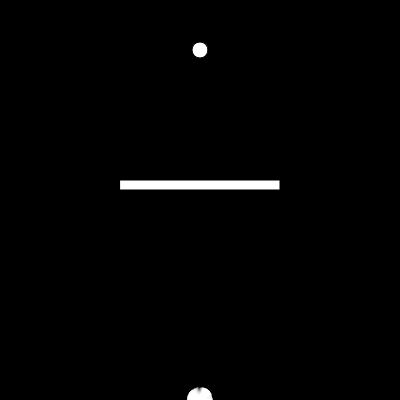
Frame 1 (no input)
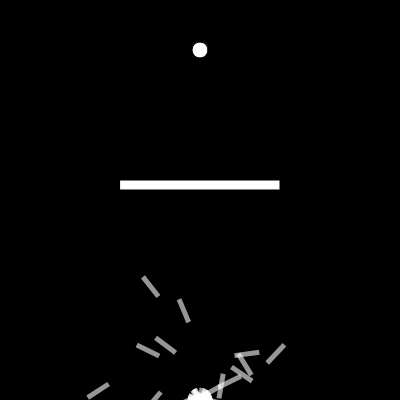
Frame 60 (no input)
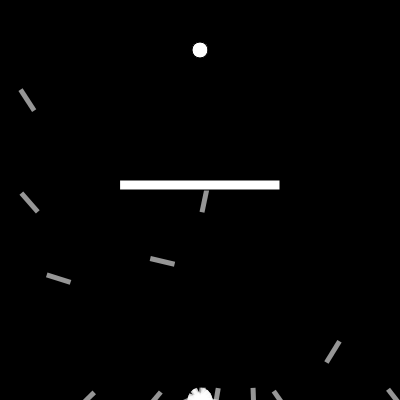
Frame 120 (the mouse pressed at the canvas centre since frame 60)

The p5.js sketch that drew these frames (run headless with seeded random() and noise() and a simulated clock; from frame 60 on, the mouse is pressed at the canvas centre):

// p5.js sketch
// ── sketch.js
// globals
var population;
var target;
var count = 0;

// constant
const SCREEN_SIZE = 400;
const lifespan = 500;  // Rocket life span 500 frames
const maxForce = 0.3;

// barrier dimensions
const barrierDimension = {
  rx: 120,
  ry: 180,
  rw: 160,
  rh: 10
}

// Setup
function setup() {
  createCanvas(SCREEN_SIZE, SCREEN_SIZE);
  population = new Population();
  target = createVector(width/2, 50);
  
}
// Draw
function draw(){
  background(0);
  population.run();
  count++;
  if(count == lifespan){
    population.evaluate();
    population.selection();
    count = 0;
  }
  
  fill(255);
  rect(barrierDimension.rx, barrierDimension.ry, barrierDimension.rw, barrierDimension.rh);
  ellipse(target.x, target.y, 16, 16)
}

// Action
// ── dna.js
function DNA(genes){
  // create dna if genes recieved
  // else create random dna
  if(genes){
    this.genes = genes;
  } else {
    this.genes = [];
    for(let i = 0; i < lifespan; i++){
      this.genes[i] = p5.Vector.random2D();
      this.genes[i].setMag(maxForce);
    }
  }
  
  // crossover with another
  this.crossover = (partner) => {
    let newgenes = [];
    // pick random midpoint
    let mid = floor(random(this.genes.length));
    // if i > mid point take it from current parent genes
    // else take it from the partner genes
    for(let i = 0; i < this.genes.length; i++){
      if(i > mid){
        newgenes[i] = this.genes[i];
      } else {
        newgenes[i] = partner.genes[i];
      }
    }
    return new DNA(newgenes);
  }
  
  // add mutation
  this.mutation = () => {
    for(let i = 0; i < this.genes.length; i++){
      if(random(1) < 0.01){
        this.genes[i] = p5.Vector.random2D();
        this.genes[i].setMag(maxForce);
      }
    }
  }
}
// ── population.js
function Population(){
  this.rockets = []; // rockets arr
  this.popSize = 35; // amount of rockets
  this.matingPool = []; // parent rocket partners
  
  for(let i = 0; i < this.popSize; i++){
    this.rockets[i] = new Rocket();
  }
  
  this.evaluate = () => {
    let maxFit = 0;
    // calc fitness
    for(let i = 0; i < this.popSize; i++){
      this.rockets[i].calcFitness();
      // set maxFit to greater max
      if(this.rockets[i].fitness > maxFit){
        maxFit = this.rockets[i].fitness;
      }
    }
    // normalize
    for(let i = 0; i < this.popSize; i++){
      this.rockets[i].fitness /= maxFit;
    }
    
    this.matingPool = []; // reset mating pool
    // scale fitness
    // add to the mating pool
    for(let i = 0; i < this.popSize; i++){
      let n = this.rockets[i].fitness * 100;
      for(let j = 0; j < n; j++){
        this.matingPool.push(this.rockets[i]);
      }
    }
  }
  
  // select genes
  this.selection = () => {
    let newRockets = [];
    for(let i = 0; i < this.rockets.length; i++){
      // pick random parents
      let parentA = random(this.matingPool).dna;
      let parentB = random(this.matingPool).dna;
      // create child 
      let child = parentA.crossover(parentB);
      child.mutation();
      newRockets[i] = new Rocket(child);
    }
    this.rockets = newRockets;
  }
  
  // call update and show
  this.run = () => {
    for(let i = 0; i < this.popSize; i++){
      this.rockets[i].update();
      this.rockets[i].show();
    }
  }
}
// ── rocket.js
function Rocket(dna){
  //physics
  this.pos = createVector(width/2, height);
  this.vel = createVector(0, -1);
  this.acc = createVector(0, 1);
  
  this.completed = false; // target flag
  this.crashed = false; // hit flag
  
  this.dna = dna ? dna : new DNA();
  this.fitness = 0;
  
  this.applyForce = (force) => { this.acc.add(force); }
  
  // calc rocket fitness
  this.calcFitness = () => {
    let d = dist(this.pos.x, this.pos.y, target.x, target.y);
    this.fitness = map(d, 0, width, width, 0);
    if(this.completed){this.fitness *= 10;}
    if(this.crashed){this.fitness /= 10;}
  }
  
  //update rocket state
  this.update = () => {
    let d = dist(this.pos.x, this.pos.y, target.x, target.y);
    // hit target
    if(d < 10){
      this.completed = true;
      this.pos = target.copy();
    }
    // hit barrier
    if(this.pos.x > barrierDimension.rx && 
       this.pos.x < (barrierDimension.rx + barrierDimension.rw) && 
       this.pos.y > barrierDimension.ry && 
       this.pos.y < (barrierDimension.ry + barrierDimension.rh)){
      
      this.crashed = true;
    }
    // hit edge
    if(this.pos.x > width || this.pos.x < 0){
      this.crashed = true;
    }
    if(this.pos.y > height || this.pos.y < 0){
      this.crashed = true;
    }
    // apply force to genes
    this.applyForce(this.dna.genes[count]);
    // update physics
    if(!this.completed && !this.crashed){
      this.vel.add(this.acc);
      this.pos.add(this.vel);
      this.acc.mult(0);
      this.vel.limit(4);
    }
    //console.log(this.pos.y);
  }
  
  // display
  this.show = () => {
    push();
    noStroke();
    fill(255, 150);
    translate(this.pos.x, this.pos.y);
    rotate(this.vel.heading());
    rectMode(CENTER);
    rect(0, 0, 25, 5);
    pop();
  }
}
